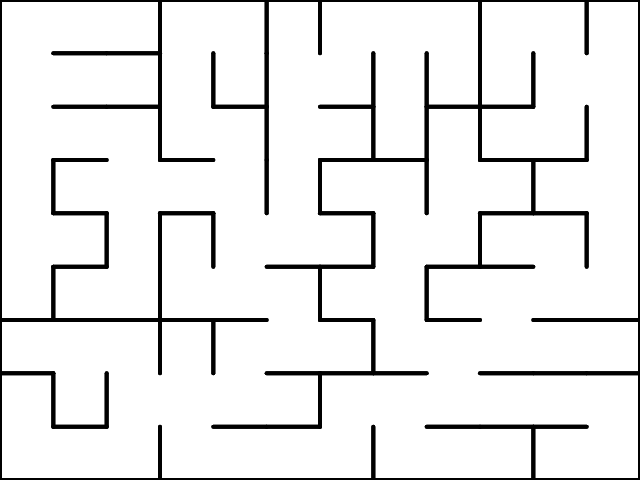
Frame 1 (no input)
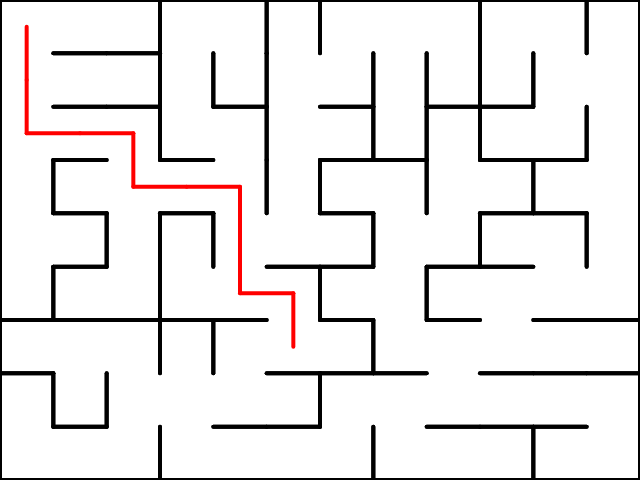
Frame 60 (no input)
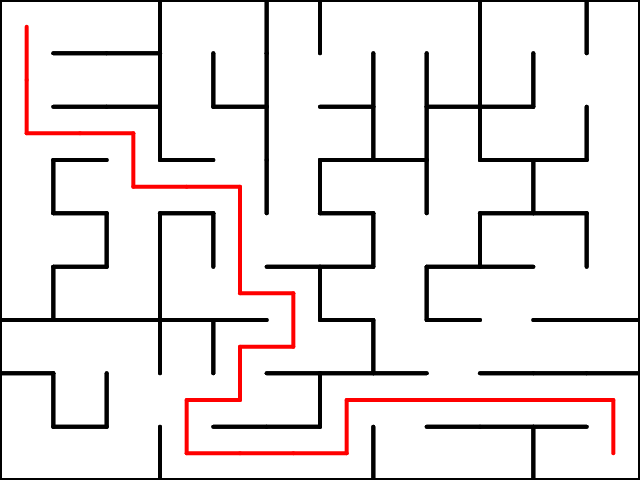
Frame 120 (the mouse pressed at the canvas centre since frame 60)

The p5.js sketch that drew these frames (run headless with seeded random() and noise() and a simulated clock; from frame 60 on, the mouse is pressed at the canvas centre):

// p5.js sketch
// ── sketch.js
let maze;
let cell;             // current cell
let visited = 0;      // terminate when all cells visited
let steps = 100000;   // maximum number of steps, just to be sure

let solver;

let size_x = 12;
let size_y = 9;
blockSizeX = 20;
blockSizeY = 20;

function setup() {
    createCanvas(640, 480);
    initMaze(size_x, size_y);
    cell = maze.get(0, 0);
    cell.visited = true;
    visited++;
    fill(0);
    strokeWeight(4);
    blockSizeX = width / size_x;
    blockSizeY = height / size_y;
    while ((visited < size_x * size_y) && (--steps > 0)) {
        nextStep();
    }
    solver = new Solver(maze, maze.get(0, 0), maze.get(size_x-1,size_y-1));
}

function mouseReleased() {
    solver.step();
}

function draw() {
    background(255);
    stroke("black");
    for (let x = 0; x < size_x; x++) {
        for (let y = 0; y < size_y; y++) {
            if (maze.get(x, y).hasWall("n")) {
                line(x * blockSizeX, y * blockSizeY, (x + 1) * blockSizeX, y * blockSizeY);
            }
            if (maze.get(x, y).hasWall("w")) {
                line(x * blockSizeX, y * blockSizeY, (x) * blockSizeX, (y + 1) * blockSizeY);
            }
            if (maze.get(x, y).hasWall("e")) {
                line((x + 1) * blockSizeX, y * blockSizeY, (x + 1) * blockSizeX, (y + 1) * blockSizeY);
            }
            if (maze.get(x, y).hasWall("s")) {
                line(x * blockSizeX, (y + 1) * blockSizeY, (x + 1) * blockSizeX, (y + 1) * blockSizeY);
            }
        }
    }
    stroke("red");
    for (let i = 1; i < solver.trace.length; i++) {
        let c = solver.trace[i];
        let d = solver.trace[i-1];
        line(c.col*blockSizeX + blockSizeX/2, c.row*blockSizeY+blockSizeY/2, d.col*blockSizeX+blockSizeX/2, d.row*blockSizeY+blockSizeY/2);
    }
    if (solver.trace.length>0) {
        let c = solver.current;
        let d = solver.trace[solver.trace.length - 1];
        line(c.col * blockSizeX + blockSizeX / 2, c.row * blockSizeY + blockSizeY / 2, d.col * blockSizeX + blockSizeX / 2, d.row * blockSizeY + blockSizeY / 2);
    }
    if (!solver.solved) {
        solver.step();
    }
}

/**
 generates a maze with (x,y) cells. Note that the actual maze is
 larger as the maze cells are divided by rows and cols of walls.
 */
function initMaze(mazeSizeX, mazeSizeY) {
    maze = new Grid(mazeSizeX, mazeSizeY);
    // maze.get(1,1).edges[0].isWall = false;
}


function nextStep() {
    // while there are unvisited cells
    // pick random neighbour
    let nl = cell.getNeighbours();
    let n = nl[Math.floor(Math.random() * nl.length)];
    if (!n.neighbour.visited) { // unvisited
        // set to visited
        n.neighbour.visited = true;
        // remove wall
        n.edge.isWall = false;
        // termination condition
        visited++;
    }
    // set new current
    cell = n.neighbour;
}

class Solver {
    constructor(maze, start, end) {
        this.grid = maze;
        this.start = start;
        this.end = end;
        this.current = start;
        this.trace = [];
        this.solved = false;
        // init grid, set all to visited = false
        for (let r = 0; r < this.grid.rows; r++) {
            for (let c = 0; c < this.grid.cols; c++) {
                this.grid.get(c, r).visited = false;
            }
        }
    }

    step() {
        if (this.solved) return;
        this.current.visited = true;
        let n = this.current.getConnectedNeighbours();
        let unvisited = [];
        for (let i = 0; i < n.length; i++) {
            if (!n[i].visited)
                unvisited.push(n[i]);
        }
        if (unvisited.length>0) {
            this.trace.push(this.current);
            this.current =  unvisited[Math.floor(Math.random() * unvisited.length)];
            if (this.current === this.end)
                this.solved = true;
        } else {
            this.current = this.trace.pop();
        }
        console.log(this.trace);
    }
}

class Grid {
    constructor(sizeX, sizeY) {
        this.visited = false;
        this.rows = sizeY;
        this.cols = sizeX;
        this.arr = new Array(this.rows).fill().map(() => Array(this.cols));
        // create all Nodes ..
        for (let r = 0; r < this.rows; r++) {
            for (let c = 0; c < this.cols; c++) {
                this.arr[r][c] = new Node(c, r);
            }
        }
        // create all Edges ..
        for (let r = 0; r < this.rows; r++) {
            for (let c = 0; c < this.cols; c++) {
                if (r < this.rows - 1) {
                    // add edge south
                    let e = new Edge(this.arr[r][c], this.arr[r + 1][c]);
                }
                if (c < this.cols - 1) {
                    // add edge west
                    let e = new Edge(this.arr[r][c], this.arr[r][c + 1]);
                }
            }
        }
    }

    get(x, y) {
        return this.arr[y][x];
    }
}

class Node {
    constructor(x, y) {
        this.col = x;
        this.row = y;
        this.edges = [];
        this.walls = {
            s: true, n: true, w: true, e: true
        }
    }

    addEdge(newEdge) {
        this.edges.push(newEdge);
    }

    hasWall(direction) {
        this.evaluateWalls();
        return this.walls[direction];
    }

    getNeighbours() {
        let neighbours = [];
        for (let i = 0; i < this.edges.length; i++) {
            let e = this.edges[i];
            let nodeOther = e.a;
            if (e.a === this) {
                nodeOther = e.b;
            }
            neighbours.push({edge: e, neighbour: nodeOther});
        }
        return neighbours;
    }

    getConnectedNeighbours() {
        let neighbours = [];
        for (let i = 0; i < this.edges.length; i++) {
            let e = this.edges[i];
            let nodeOther = e.a;
            if (e.a === this) {
                nodeOther = e.b;
            }
            if (!e.isWall)
                neighbours.push(nodeOther);
        }
        return neighbours;
    }

    evaluateWalls() {
        for (let i = 0; i < this.edges.length; i++) {
            let e = this.edges[i];
            let nodeOther = e.a;
            if (e.a === this) {
                nodeOther = e.b;
            }
            if (this.row === nodeOther.row) { // horizontal: east or west
                if (this.col < nodeOther.col) this.walls["e"] = e.isWall;
                else this.walls["w"] = e.isWall;
            } else { // vertical: north or south
                if (this.row < nodeOther.row) this.walls["s"] = e.isWall;
                else this.walls["n"] = e.isWall;
            }
        }
    }
}

class Edge {
    constructor(nodeA, nodeB) {
        this.a = nodeA;
        this.b = nodeB;
        nodeA.addEdge(this);
        nodeB.addEdge(this);
        this.isWall = true;
    }
}
